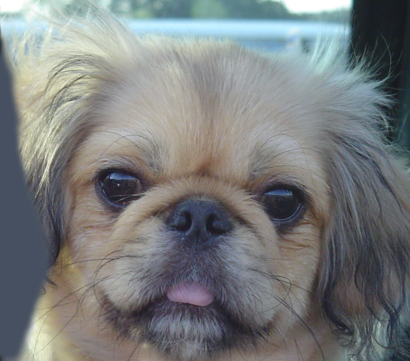
%> input picture HW1/data/dog.bmp, 410 x 361 px
$ octave HW1_Magnitude.m   (GNU Octave 9; MATLAB toolbox functions it lacks are replaced by stand-ins)
%> lines starting %> are read from the running program, lines starting %| are printed output that depends on the picture
% Author: Brandon Bench
% Hybrid Image

clc;
clear;
close all; % closes all figures

%% Setup
image1 = imread('./data/dog.bmp');
%> image1 is the input picture: size 361x410x3 uint8; mean R, G, B 121.2, 124.5, 125
image2 = imread('./data/einstein.bmp');
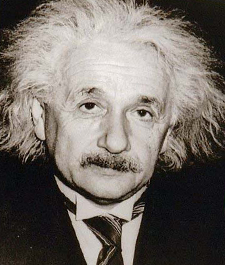
%> input picture HW1/data/einstein.bmp, 225 x 265 px
%> image2 is the input picture: size 265x225x3 uint8; mean R, G, B 115.7, 108.7, 102.6
image3 = imread('./data/fish.bmp');
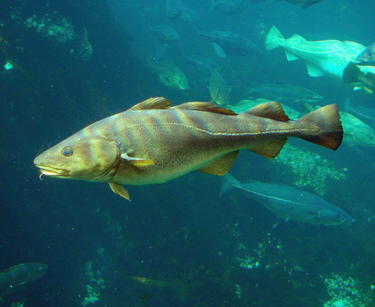
%> input picture HW1/data/fish.bmp, 375 x 307 px
%> image3 is the input picture: size 307x375x3 uint8; mean R, G, B 27.2, 95.5, 98.4

% figure('Name', 'Image1: Dog','NumberTitle','off');imshow(image1);
% figure('Name', 'Image2: Einstein','NumberTitle','off');imshow(image2);
% figure('Name', 'Image3: Fish','NumberTitle','off');imshow(image3);

image1double = double(image1)/255;
image2double = double(image2)/255;
image3double = double(image2)/255;

im1 = rgb2gray(image1double);
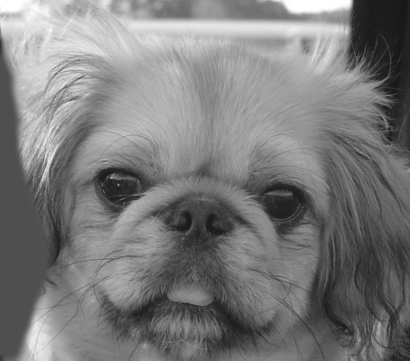
%> im1: size 361x410 double; min 0.0898, max 1, mean 0.485
im2 = rgb2gray(image2double);
im3 = rgb2gray(image3double);

[im1h, im1w] = size(im1);
%> im1h = 361; im1w = 410
[im2h, im2w] = size(im2);
%> im2h = 265; im2w = 225
[im3h, im3w] = size(im3);
%> im3h = 265; im3w = 225

hs = 50; % filter half-size
fil = fspecial('gaussian', hs*2+1, 10);
fil2 = fspecial('sobel');

%radius
r = 1000;

fftsize = 1024; % should be order of 2 (for speed) and include padding

%% Applying the filters on input images
% im1_fft  = fft2(im1,  fftsize, fftsize);
% im2_fft  = fft2(im2,  fftsize, fftsize);
% im3_fft  = fft2(im3,  fftsize, fftsize);
figure('position', [200, 200, 1000, 400]); subplot(1,2,1), imshow(image1)
subplot(1,2,2), imagesc(log(abs(fftshift(fft2(im1)))));
%> after `imagesc(log(abs(fftshift(fft2(im1)))))`:
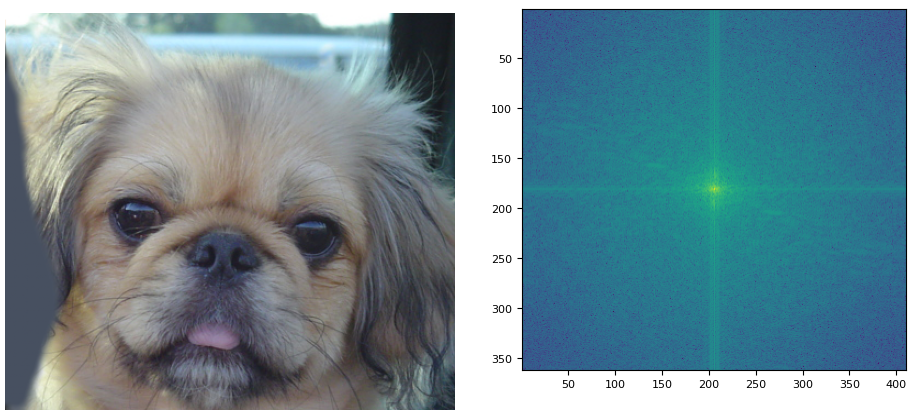
%> figure redrawn from the program's plot data, 2 panels
figure('position', [200, 200, 1000, 400]); subplot(1,2,1), imshow(image2)
subplot(1,2,2), imagesc(log(abs(fftshift(fft2(im2)))));
%> after `imagesc(log(abs(fftshift(fft2(im2)))))`:
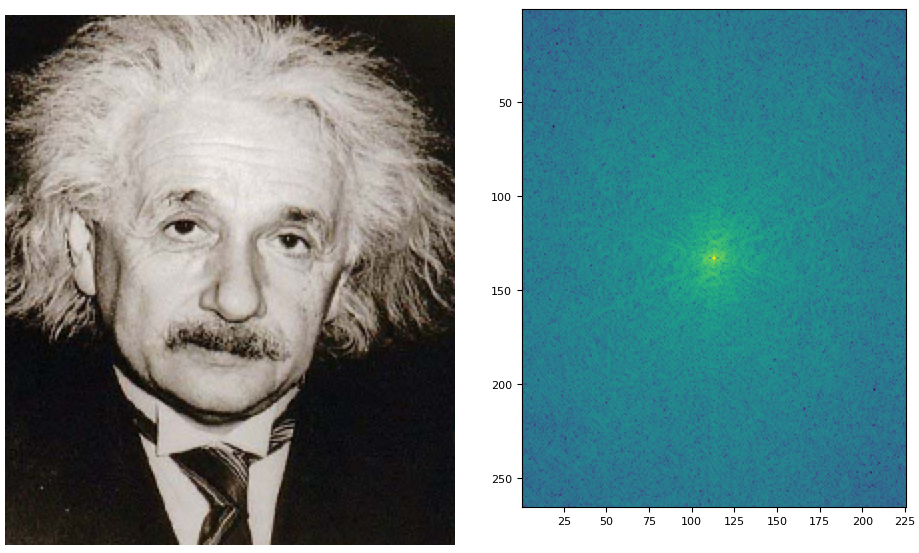
%> figure redrawn from the program's plot data, 2 panels
figure('position', [200, 200, 1000, 400]); subplot(1,2,1), imshow(image3)
subplot(1,2,2), imagesc(log(abs(fftshift(fft2(im3)))));
%> after `imagesc(log(abs(fftshift(fft2(im3)))))`:
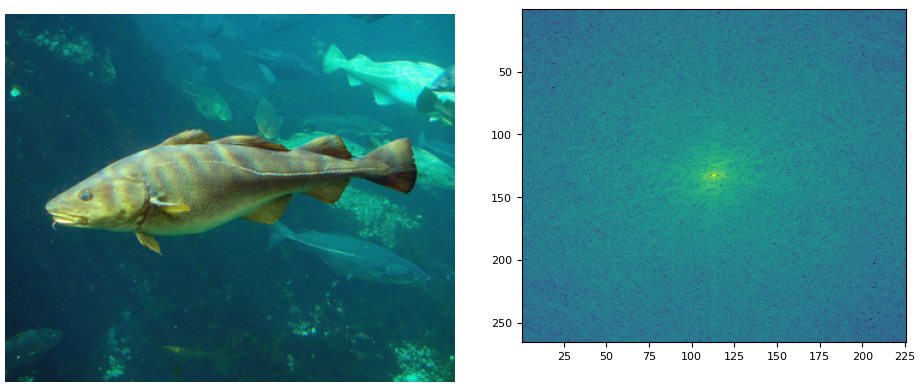
%> figure redrawn from the program's plot data, 2 panels
